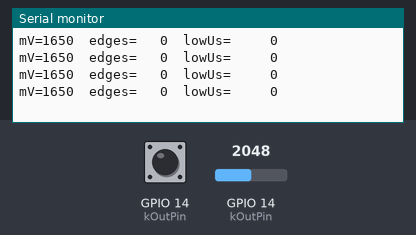
Recording of a sketch running on a simulated ESP32. Shown: the last lines printed to the serial monitor. Inputs (shaded band) come from the test bench; at power-on: GPIO 14 (kOutPin) = 2048, GPIO 14 (kOutPin) HIGH.

Above: at 1.7 s.
1.8 s: GPIO 14 (kOutPin) set to 1293
At 2.43 s:
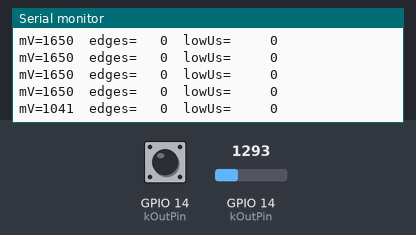
3.3 s: GPIO 14 (kOutPin) set to 1200
At 3.93 s:
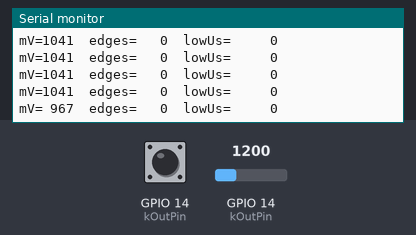
9.0 s: GPIO 14 (kOutPin) set to 137
At 9.18 s:
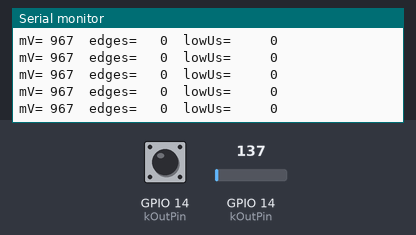
10.5 s: GPIO 14 (kOutPin) set to 113
At 10.93 s:
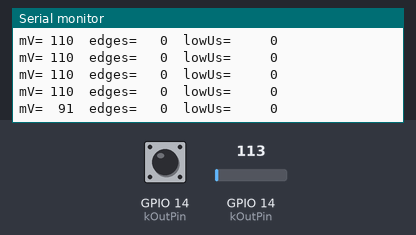

The sketch:

05_ir_rx_diag.ino
```cpp
// IR receiver diagnostic, no multimeter needed: the ESP32 measures the
// receiver's OUT line itself. Same wiring as 04_ir_capture:
//   VS1838B VCC <- GPIO 27 (driven HIGH)   GND <- GND   OUT -> GPIO 14
//
// Every 250 ms prints:
//   mV     - voltage on OUT (ADC). A powered VS1838B idles HIGH (~3000+ mV).
//            Near 0 or wandering => receiver unpowered / reversed / loose.
//   edges  - HIGH<->LOW transitions seen in the window. 0 at rest; jumps to
//            dozens or hundreds while a remote button is held.
//   lowUs  - total time OUT spent LOW (an IR burst pulls it LOW).

constexpr uint8_t kOutPin = 14;
constexpr uint8_t kPowerPin = 27;
constexpr uint32_t kWindowMs = 250;

void setup() {
  Serial.begin(115200);
  pinMode(kPowerPin, OUTPUT);
  digitalWrite(kPowerPin, HIGH);
  delay(500);
  Serial.println("\n=== IR receiver diagnostic (OUT=GPIO14, VCC=GPIO27) ===");
}

void loop() {
  uint32_t mv = analogReadMilliVolts(kOutPin);

  pinMode(kOutPin, INPUT);
  uint32_t edges = 0, lowUs = 0;
  int last = digitalRead(kOutPin);
  uint32_t lastChange = micros();
  uint32_t start = millis();
  while (millis() - start < kWindowMs) {
    int now = digitalRead(kOutPin);
    if (now != last) {
      uint32_t t = micros();
      if (last == LOW) lowUs += t - lastChange;
      lastChange = t;
      last = now;
      edges++;
    }
  }
  if (last == LOW) lowUs += micros() - lastChange;

  Serial.printf("mV=%4u  edges=%4u  lowUs=%6u  %s\n", mv, edges, lowUs,
                edges ? "<-- IR ACTIVITY" : "");
}
```

Measured:
- the behaviour switches between 1241 and 1240 on GPIO 14 (kOutPin) (found by bisection; images 1 and 2)
- the behaviour switches between 125 and 124 on GPIO 14 (kOutPin) (found by bisection; images 3 and 4)
- after the input at 1.8 s, the serial monitor: prints a new line after 0.45 s (image 1)
- after the input at 3.3 s, the serial monitor: prints a new line after 0.45 s (image 2)
- after the input at 10.5 s, the serial monitor: prints a new line after 0.25 s (image 4)
